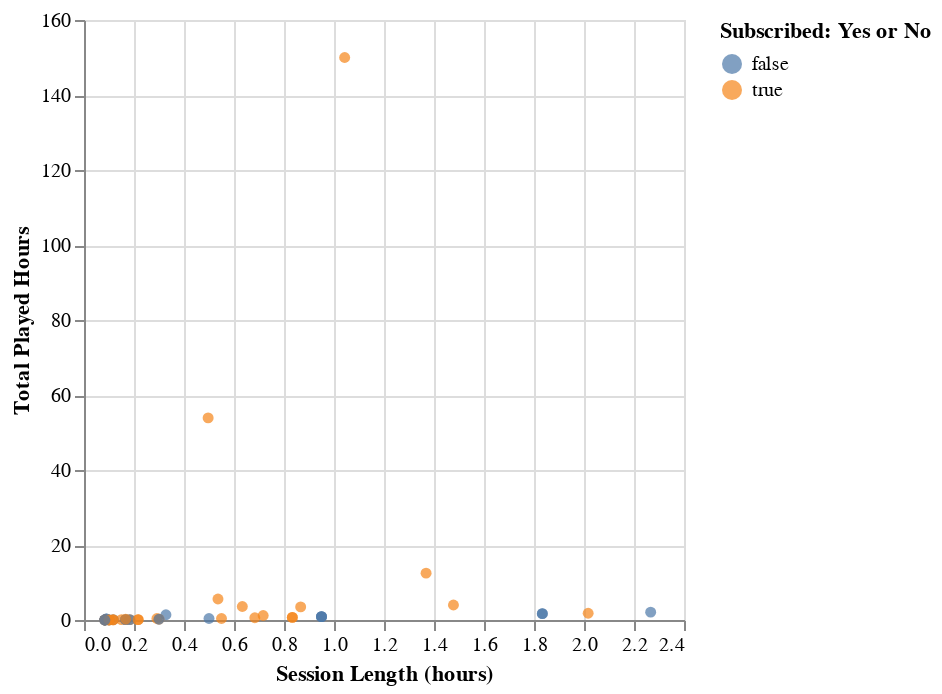

The notebook cell this image was saved under:
### Markdown cell above
We see from this confusion matrix that the classifier incorrectly predicted 10 subscribed observations as not subscribed. We are more interested in identifying observations that are subscribed???, making this the positive label, and non-subscribed observations are treated as the negative label.

As a result of these predictions, the precision of the classifier when using K=2 is 94% (15/16) and the recall is 58% (15/(11+15)). Therefore, almost every observation that is predicted as subscribed is correct, and no false positive predictions are made. However the classifier only identifies 58% of the actual positive observations and misses the remaining 42%. This means that the classifier makes a significant amount of false negatives (i.e., observations that are subscribed are incorrectly classified as not subscribed).

The lower recall could mean that the classifier is conservative when predicting the positive class (subscribed), as it avoids predicting subscribed unless it is very certain, which explains the high precision, but it fails to catch all positive (subscribed) observations.

### Code cell
test_predicted_plot=alt.Chart(players_sessions_test).mark_circle().encode(
    x=alt.X('session_length_hours').title('Session Length (hours)'),
    y=alt.Y('played_hours').title('Total Played Hours'),
    color=alt.Color('subscribe').title('Subscribed: Yes or No')
)
test_predicted_plot

### Figure 1 — Vega specification as saved in the notebook (floating-point values rounded to 4 significant figures)
{"$schema": "https://vega.github.io/schema/vega/v5.json", "data": [{"name": "source_0", "values": [{"played_hours": 0.1, "session_length_hours": 0.2167, "subscribe": true}, {"played_hours": 53.9, "session_length_hours": 0.4965, "subscribe": true}, {"played_hours": 0.3, "session_length_hours": 0.08939, "subscribe": false}, {"played_hours": 0.0, "session_length_hours": 0.1, "subscribe": false}, {"played_hours": 0.9, "session_length_hours": 0.95, "subscribe": false}, {"played_hours": 0.1, "session_length_hours": 0.15, "subscribe": true}, {"played_hours": 0.0, "session_length_hours": 0.08333, "subscribe": true}, {"played_hours": 0.0, "session_length_hours": 0.1, "subscribe": true}, {"played_hours": 0.1, "session_length_hours": 0.1667, "subscribe": false}, {"played_hours": 0.1, "session_length_hours": 0.1167, "subscribe": false}, {"played_hours": 4.0, "session_length_hours": 1.478, "subscribe": true}, {"played_hours": 1.7, "session_length_hours": 1.833, "subscribe": false}, {"played_hours": 150.0, "session_length_hours": 1.043, "subscribe": true}, {"played_hours": 0.4, "session_length_hours": 0.2917, "subscribe": true}, {"played_hours": 0.0, "session_length_hours": 0.08333, "subscribe": false}, {"played_hours": 3.5, "session_length_hours": 0.8667, "subscribe": true}, {"played_hours": 0.6, "session_length_hours": 0.6833, "subscribe": true}, {"played_hours": 1.4, "session_length_hours": 0.3278, "subscribe": false}, {"played_hours": 0.3, "session_length_hours": 0.08939, "subscribe": false}, {"played_hours": 0.0, "session_length_hours": 0.08333, "subscribe": false}, {"played_hours": 0.0, "session_length_hours": 0.1167, "subscribe": true}, {"played_hours": 0.9, "session_length_hours": 0.95, "subscribe": false}, {"played_hours": 0.4, "session_length_hours": 0.5, "subscribe": false}, {"played_hours": 0.2, "session_length_hours": 0.3, "subscribe": true}, {"played_hours": 5.6, "session_length_hours": 0.5359, "subscribe": true}, {"played_hours": 3.6, "session_length_hours": 0.6333, "subscribe": true}, {"played_hours": 0.0, "session_length_hours": 0.08333, "subscribe": false}, {"played_hours": 0.1, "session_length_hours": 0.1167, "subscribe": true}, {"played_hours": 0.7, "session_length_hours": 0.8333, "subscribe": true}, {"played_hours": 2.1, "session_length_hours": 2.267, "subscribe": false}, {"played_hours": 0.4, "session_length_hours": 0.55, "subscribe": true}, {"played_hours": 0.9, "session_length_hours": 0.95, "subscribe": false}, {"played_hours": 0.1, "session_length_hours": 0.1833, "subscribe": true}, {"played_hours": 0.0, "session_length_hours": 0.08333, "subscribe": false}, {"played_hours": 0.1, "session_length_hours": 0.1833, "subscribe": false}, {"played_hours": 1.2, "session_length_hours": 0.7167, "subscribe": true}, {"played_hours": 1.8, "session_length_hours": 2.017, "subscribe": true}, {"played_hours": 12.5, "session_length_hours": 1.368, "subscribe": true}, {"played_hours": 0.0, "session_length_hours": 0.08333, "subscribe": true}, {"played_hours": 0.1, "session_length_hours": 0.1667, "subscribe": false}, {"played_hours": 1.7, "session_length_hours": 1.833, "subscribe": false}, {"played_hours": 0.1, "session_length_hours": 0.2167, "subscribe": true}, {"played_hours": 0.0, "session_length_hours": 0.1, "subscribe": true}, {"played_hours": 0.7, "session_length_hours": 0.8333, "subscribe": true}, {"played_hours": 0.2, "session_length_hours": 0.1667, "subscribe": true}, {"played_hours": 0.2, "session_length_hours": 0.3, "subscribe": false}, {"played_hours": 0.0, "session_length_hours": 0.08333, "subscribe": false}]}, {"name": "source_0_x_domain_session_length_hours", "values": [{"min": 0.08333, "max": 2.267}]}, {"name": "source_0_y_domain_played_hours", "values": [{"min": 0.0, "max": 150.0}]}, {"name": "source_0_color_domain_subscribe", "values": [{"subscribe": true}, {"subscribe": false}]}], "marks": [{"type": "symbol", "name": "marks", "from": {"data": "source_0"}, "encode": {"update": {"x": {"field": "session_length_hours", "scale": "x"}, "y": {"field": "played_hours", "scale": "y"}, "opacity": {"value": 0.7}, "shape": {"value": "circle"}, "fill": {"field": "subscribe", "scale": "color"}}}, "style": ["circle"]}], "scales": [{"name": "x", "type": "linear", "domain": [{"signal": "(data(\"source_0_x_domain_session_length_hours\")[0] || {}).min"}, {"signal": "(data(\"source_0_x_domain_session_length_hours\")[0] || {}).max"}], "range": [0, {"signal": "width"}], "nice": true, "zero": true}, {"name": "y", "type": "linear", "domain": [{"signal": "(data(\"source_0_y_domain_played_hours\")[0] || {}).min"}, {"signal": "(data(\"source_0_y_domain_played_hours\")[0] || {}).max"}], "range": [{"signal": "height"}, 0], "nice": true, "zero": true}, {"name": "color", "type": "ordinal", "domain": {"data": "source_0_color_domain_subscribe", "field": "subscribe", "sort": true}, "range": "category"}], "axes": [{"scale": "x", "labels": false, "gridScale": "y", "aria": false, "grid": true, "domain": false, "maxExtent": 0, "minExtent": 0, "ticks": false, "orient": "bottom", "tickCount": {"signal": "ceil(width/40)"}, "zindex": 0}, {"scale": "y", "grid": true, "domain": false, "maxExtent": 0, "labels": false, "minExtent": 0, "zindex": 0, "gridScale": "x", "aria": false, "ticks": false, "tickCount": {"signal": "ceil(height/40)"}, "orient": "left"}, {"scale": "x", "labelFlush": true, "tickCount": {"signal": "ceil(width/40)"}, "zindex": 0, "grid": false, "orient": "bottom", "title": "Session Length (hours)", "labelOverlap": true}, {"scale": "y", "orient": "left", "tickCount": {"signal": "ceil(height/40)"}, "zindex": 0, "title": "Total Played Hours", "labelOverlap": true, "grid": false}], "padding": 5, "background": "white", "height": 300, "style": "cell", "legends": [{"title": "Subscribed: Yes or No", "fill": "color", "symbolType": "circle", "encode": {"symbols": {"update": {"opacity": {"value": 0.7}}}}}], "width": 300}
